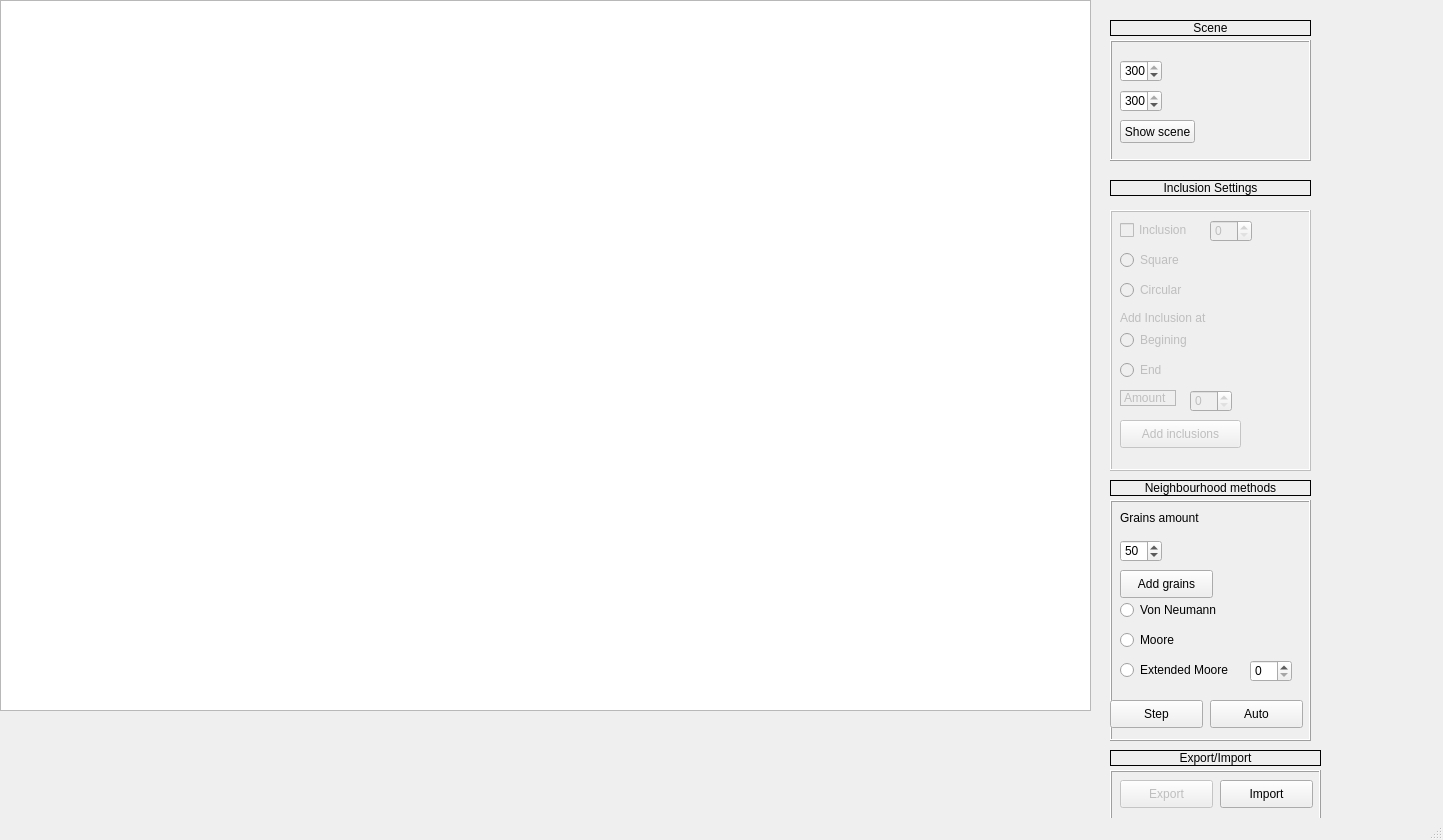
<?xml version="1.0" encoding="UTF-8"?>
<ui version="4.0">
 <class>MainWindow</class>
 <widget class="QMainWindow" name="MainWindow">
  <property name="geometry">
   <rect>
    <x>0</x>
    <y>0</y>
    <width>1443</width>
    <height>840</height>
   </rect>
  </property>
  <property name="windowTitle">
   <string>MainWindow</string>
  </property>
  <widget class="QWidget" name="centralwidget">
   <widget class="QGraphicsView" name="graphicsView">
    <property name="geometry">
     <rect>
      <x>0</x>
      <y>0</y>
      <width>1091</width>
      <height>711</height>
     </rect>
    </property>
   </widget>
   <widget class="QLabel" name="label">
    <property name="geometry">
     <rect>
      <x>1110</x>
      <y>180</y>
      <width>201</width>
      <height>16</height>
     </rect>
    </property>
    <property name="frameShape">
     <enum>QFrame::Box</enum>
    </property>
    <property name="text">
     <string>Inclusion Settings</string>
    </property>
    <property name="alignment">
     <set>Qt::AlignCenter</set>
    </property>
   </widget>
   <widget class="QFrame" name="frame">
    <property name="enabled">
     <bool>false</bool>
    </property>
    <property name="geometry">
     <rect>
      <x>1110</x>
      <y>210</y>
      <width>201</width>
      <height>261</height>
     </rect>
    </property>
    <property name="frameShape">
     <enum>QFrame::Box</enum>
    </property>
    <property name="frameShadow">
     <enum>QFrame::Raised</enum>
    </property>
    <widget class="QCheckBox" name="Inclusion">
     <property name="enabled">
      <bool>false</bool>
     </property>
     <property name="geometry">
      <rect>
       <x>10</x>
       <y>10</y>
       <width>83</width>
       <height>20</height>
      </rect>
     </property>
     <property name="text">
      <string>Inclusion</string>
     </property>
    </widget>
    <widget class="QRadioButton" name="Square_button">
     <property name="geometry">
      <rect>
       <x>10</x>
       <y>40</y>
       <width>97</width>
       <height>20</height>
      </rect>
     </property>
     <property name="text">
      <string>Square</string>
     </property>
    </widget>
    <widget class="QRadioButton" name="Circular_button">
     <property name="geometry">
      <rect>
       <x>10</x>
       <y>70</y>
       <width>97</width>
       <height>20</height>
      </rect>
     </property>
     <property name="text">
      <string>Circular</string>
     </property>
    </widget>
    <widget class="QSpinBox" name="InclusionSize">
     <property name="geometry">
      <rect>
       <x>100</x>
       <y>10</y>
       <width>42</width>
       <height>22</height>
      </rect>
     </property>
    </widget>
    <widget class="QPushButton" name="pushButton">
     <property name="geometry">
      <rect>
       <x>10</x>
       <y>210</y>
       <width>121</width>
       <height>28</height>
      </rect>
     </property>
     <property name="text">
      <string>Add inclusions</string>
     </property>
    </widget>
    <widget class="QLabel" name="label_5">
     <property name="geometry">
      <rect>
       <x>10</x>
       <y>100</y>
       <width>101</width>
       <height>16</height>
      </rect>
     </property>
     <property name="text">
      <string>Add Inclusion at</string>
     </property>
    </widget>
    <widget class="QRadioButton" name="radioButton_3">
     <property name="geometry">
      <rect>
       <x>10</x>
       <y>120</y>
       <width>97</width>
       <height>20</height>
      </rect>
     </property>
     <property name="text">
      <string>Begining</string>
     </property>
    </widget>
    <widget class="QRadioButton" name="radioButton_4">
     <property name="geometry">
      <rect>
       <x>10</x>
       <y>150</y>
       <width>97</width>
       <height>20</height>
      </rect>
     </property>
     <property name="text">
      <string>End</string>
     </property>
    </widget>
    <widget class="QSpinBox" name="spinBox">
     <property name="geometry">
      <rect>
       <x>80</x>
       <y>180</y>
       <width>42</width>
       <height>22</height>
      </rect>
     </property>
    </widget>
    <widget class="QLabel" name="label_6">
     <property name="geometry">
      <rect>
       <x>10</x>
       <y>180</y>
       <width>56</width>
       <height>16</height>
      </rect>
     </property>
     <property name="frameShape">
      <enum>QFrame::StyledPanel</enum>
     </property>
     <property name="text">
      <string>Amount</string>
     </property>
    </widget>
   </widget>
   <widget class="QLabel" name="label_2">
    <property name="geometry">
     <rect>
      <x>1110</x>
      <y>20</y>
      <width>201</width>
      <height>16</height>
     </rect>
    </property>
    <property name="frameShape">
     <enum>QFrame::Box</enum>
    </property>
    <property name="text">
     <string>Scene</string>
    </property>
    <property name="alignment">
     <set>Qt::AlignCenter</set>
    </property>
   </widget>
   <widget class="QFrame" name="frame_2">
    <property name="geometry">
     <rect>
      <x>1110</x>
      <y>40</y>
      <width>201</width>
      <height>121</height>
     </rect>
    </property>
    <property name="frameShape">
     <enum>QFrame::Box</enum>
    </property>
    <property name="frameShadow">
     <enum>QFrame::Raised</enum>
    </property>
    <widget class="QSpinBox" name="sizeX">
     <property name="geometry">
      <rect>
       <x>10</x>
       <y>20</y>
       <width>42</width>
       <height>22</height>
      </rect>
     </property>
     <property name="maximum">
      <number>300</number>
     </property>
     <property name="value">
      <number>300</number>
     </property>
    </widget>
    <widget class="QSpinBox" name="sizeY">
     <property name="geometry">
      <rect>
       <x>10</x>
       <y>50</y>
       <width>42</width>
       <height>22</height>
      </rect>
     </property>
     <property name="maximum">
      <number>300</number>
     </property>
     <property name="value">
      <number>300</number>
     </property>
    </widget>
    <widget class="QPushButton" name="SetScene">
     <property name="geometry">
      <rect>
       <x>10</x>
       <y>80</y>
       <width>75</width>
       <height>23</height>
      </rect>
     </property>
     <property name="text">
      <string>Show scene</string>
     </property>
    </widget>
   </widget>
   <widget class="QFrame" name="frame_3">
    <property name="geometry">
     <rect>
      <x>1110</x>
      <y>770</y>
      <width>211</width>
      <height>51</height>
     </rect>
    </property>
    <property name="frameShape">
     <enum>QFrame::Box</enum>
    </property>
    <property name="frameShadow">
     <enum>QFrame::Raised</enum>
    </property>
    <widget class="QPushButton" name="export_2">
     <property name="enabled">
      <bool>false</bool>
     </property>
     <property name="geometry">
      <rect>
       <x>10</x>
       <y>10</y>
       <width>93</width>
       <height>28</height>
      </rect>
     </property>
     <property name="text">
      <string>Export</string>
     </property>
    </widget>
    <widget class="QPushButton" name="import_2">
     <property name="geometry">
      <rect>
       <x>110</x>
       <y>10</y>
       <width>93</width>
       <height>28</height>
      </rect>
     </property>
     <property name="text">
      <string>Import</string>
     </property>
    </widget>
   </widget>
   <widget class="QLabel" name="label_3">
    <property name="geometry">
     <rect>
      <x>1110</x>
      <y>750</y>
      <width>211</width>
      <height>16</height>
     </rect>
    </property>
    <property name="frameShape">
     <enum>QFrame::Box</enum>
    </property>
    <property name="text">
     <string>Export/Import</string>
    </property>
    <property name="alignment">
     <set>Qt::AlignCenter</set>
    </property>
   </widget>
   <widget class="QFrame" name="frame_4">
    <property name="geometry">
     <rect>
      <x>1110</x>
      <y>500</y>
      <width>201</width>
      <height>241</height>
     </rect>
    </property>
    <property name="frameShape">
     <enum>QFrame::Box</enum>
    </property>
    <property name="frameShadow">
     <enum>QFrame::Raised</enum>
    </property>
    <widget class="QRadioButton" name="radioButton">
     <property name="geometry">
      <rect>
       <x>10</x>
       <y>100</y>
       <width>121</width>
       <height>20</height>
      </rect>
     </property>
     <property name="text">
      <string>Von Neumann</string>
     </property>
    </widget>
    <widget class="QRadioButton" name="radioButton_2">
     <property name="geometry">
      <rect>
       <x>10</x>
       <y>130</y>
       <width>97</width>
       <height>20</height>
      </rect>
     </property>
     <property name="text">
      <string>Moore</string>
     </property>
    </widget>
    <widget class="QPushButton" name="pushButton_4">
     <property name="geometry">
      <rect>
       <x>0</x>
       <y>200</y>
       <width>93</width>
       <height>28</height>
      </rect>
     </property>
     <property name="text">
      <string>Step</string>
     </property>
    </widget>
    <widget class="QPushButton" name="pushButton_2">
     <property name="geometry">
      <rect>
       <x>10</x>
       <y>70</y>
       <width>93</width>
       <height>28</height>
      </rect>
     </property>
     <property name="text">
      <string>Add grains</string>
     </property>
    </widget>
    <widget class="QSpinBox" name="spinBox_2">
     <property name="enabled">
      <bool>true</bool>
     </property>
     <property name="geometry">
      <rect>
       <x>10</x>
       <y>40</y>
       <width>42</width>
       <height>22</height>
      </rect>
     </property>
     <property name="value">
      <number>50</number>
     </property>
    </widget>
    <widget class="QLabel" name="label_7">
     <property name="geometry">
      <rect>
       <x>10</x>
       <y>10</y>
       <width>101</width>
       <height>16</height>
      </rect>
     </property>
     <property name="text">
      <string>Grains amount</string>
     </property>
    </widget>
    <widget class="QPushButton" name="pushButton_3">
     <property name="geometry">
      <rect>
       <x>100</x>
       <y>200</y>
       <width>93</width>
       <height>28</height>
      </rect>
     </property>
     <property name="text">
      <string>Auto</string>
     </property>
    </widget>
    <widget class="QRadioButton" name="radioButton_5">
     <property name="geometry">
      <rect>
       <x>10</x>
       <y>160</y>
       <width>121</width>
       <height>20</height>
      </rect>
     </property>
     <property name="text">
      <string>Extended Moore</string>
     </property>
    </widget>
    <widget class="QSpinBox" name="spinBox_3">
     <property name="geometry">
      <rect>
       <x>140</x>
       <y>160</y>
       <width>42</width>
       <height>22</height>
      </rect>
     </property>
     <property name="value">
      <number>0</number>
     </property>
    </widget>
   </widget>
   <widget class="QLabel" name="label_4">
    <property name="geometry">
     <rect>
      <x>1110</x>
      <y>480</y>
      <width>201</width>
      <height>16</height>
     </rect>
    </property>
    <property name="frameShape">
     <enum>QFrame::Box</enum>
    </property>
    <property name="text">
     <string>Neighbourhood methods</string>
    </property>
    <property name="alignment">
     <set>Qt::AlignCenter</set>
    </property>
   </widget>
  </widget>
  <widget class="QMenuBar" name="menubar">
   <property name="geometry">
    <rect>
     <x>0</x>
     <y>0</y>
     <width>1443</width>
     <height>26</height>
    </rect>
   </property>
  </widget>
  <widget class="QStatusBar" name="statusbar"/>
 </widget>
 <resources/>
 <connections/>
</ui>
